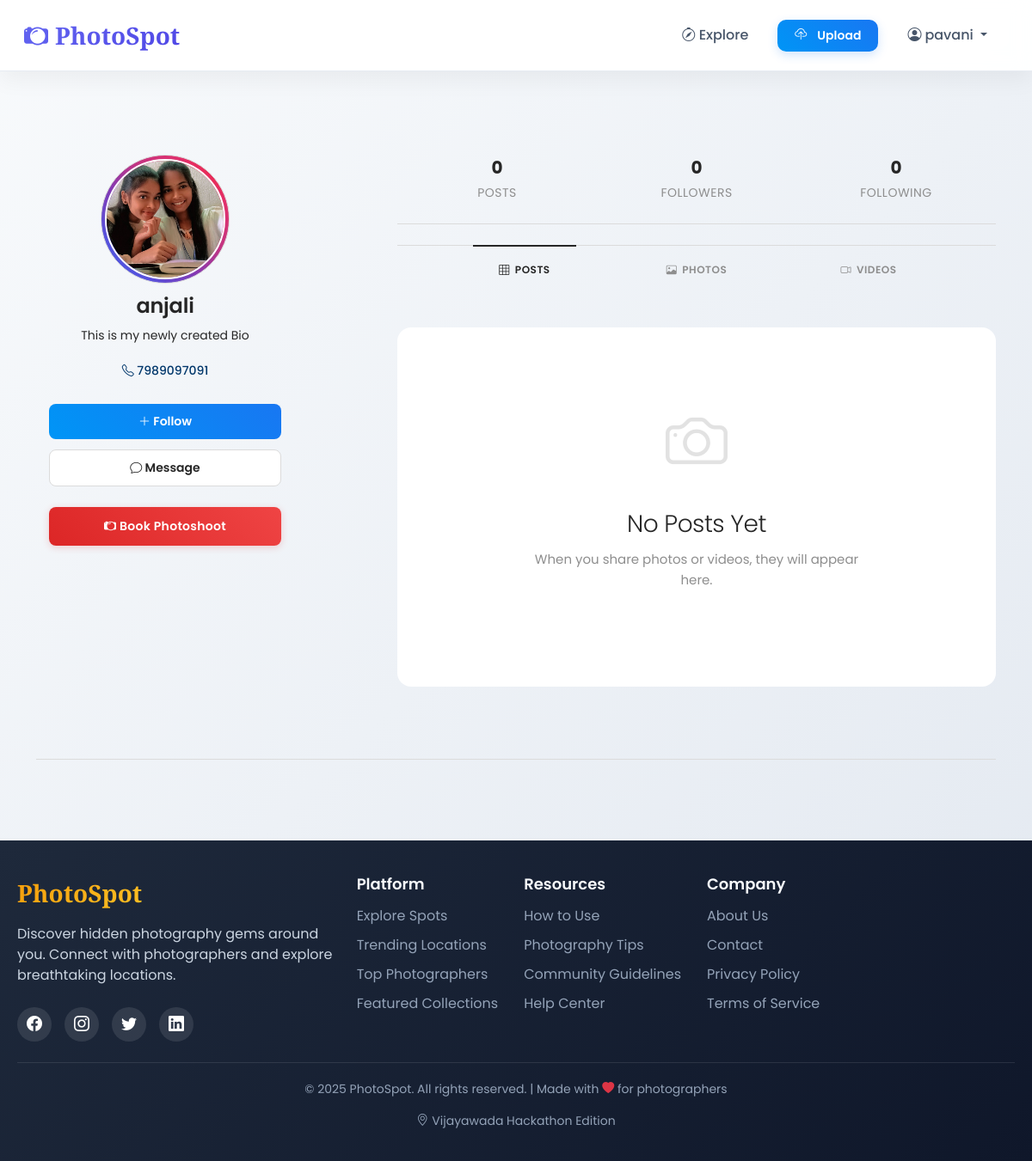
The page /profile/anjali/ (signed in) on the database its author committed.
### main/models.py (models this page shows)
class PhotographerProfile(models.Model):
    user = models.OneToOneField(User, on_delete=models.CASCADE)
    bio = models.TextField(blank=True)
    contact = models.CharField(max_length=30, blank=True)
    portfolio_link = models.URLField(blank=True)
    profile_pic = models.ImageField(upload_to='profiles/', blank=True, null=True)

### main/views.py (the view)
# urls.py: path('profile/<str:username>/', views.profile, name='profile'),
def profile(request, username):
    owner = get_object_or_404(User, username=username)
    posts = (
        owner.posts
        .select_related('location')
        .annotate(
            likes_count=Count('likes', distinct=True),
            comments_count=Count('comments', distinct=True)
        )
        .order_by('-created_at')
    )
    profile = PhotographerProfile.objects.filter(user=owner).first()
    return render(request, 'main/profile.html', {'owner': owner, 'posts': posts, 'profile': profile})

### main/templates/main/profile.html (shortened to what this page needs)
{% extends 'main/base.html' %}
{% block content %}
    <div class="profile-page" style="margin-left: -20px; padding-left: 0;"></div>
    <div class="profile-layout">
        <div class="profile-left-column">
            <div class="profile-image-container">
                <div class="profile-image-wrapper">
                    {% if profile.profile_pic %}
                        <img src="{{ profile.profile_pic.url }}" class="profile-image" alt="{{ owner.username }}'s profile picture">
                    {% else %}
                        <img src="/static/default_profile.jpg" class="profile-image" alt="Default profile picture">
                    {% endif %}
                </div>
            </div>
            <h1 class="profile-username">{{ owner.username }}</h1>
            {% if profile.bio %}
            <p class="profile-bio">{{ profile.bio }}</p>
            {% endif %}
            {% if profile.contact %}
            <div class="profile-contact">
                <a href="tel:{{ profile.contact }}">
                    <i class="bi bi-telephone"></i> {{ profile.contact }}
                </a>
            </div>
            {% endif %}
            <div class="profile-actions">
                {% if request.user == owner %}
                <a href="{% url 'edit_profile' %}" class="btn-action">
                    <i class="bi bi-pencil"></i> Edit Profile
                </a>
                {% else %}
                <button class="btn-action primary">
                    <i class="bi bi-plus-lg"></i> Follow
                </button>
                <button class="btn-action">
                    <i class="bi bi-chat"></i> Message
                </button>
                {% endif %}
                  {% if request.user != owner %}
                <button class="btn-booking" data-bs-toggle="modal" data-bs-target="#bookingModal">
                    <i class="bi bi-camera2"></i> Book Photoshoot
                </button>
                {% endif %}
            </div>
        </div>
        <div class="profile-right-column">
            <div class="profile-stats">
                <div class="stat">
                    <span class="stat-number" id="postCount">{{ posts.count }}</span>
                    <span class="stat-label">Posts</span>
                </div>
                <div class="stat">
                    <span class="stat-number">0</span>
                    <span class="stat-label">Followers</span>
                </div>
                <div class="stat">
                    <span class="stat-number">0</span>
                    <span class="stat-label">Following</span>
                </div>
            </div>
            <div class="gallery-tabs">
                <div class="tab active" data-filter="all">
                    <i class="bi bi-grid-3x3"></i> Posts
                </div>
                <div class="tab" data-filter="photo">
                    <i class="bi bi-image"></i> Photos
                </div>
                <div class="tab" data-filter="video">
                    <i class="bi bi-camera-video"></i> Videos
                </div>
            </div>
            <div class="gallery-section">
                {% if posts %}
                <div class="gallery-grid" id="galleryGrid">
                    {% for p in posts %}
                    <div class="gallery-item" data-id="{{ p.id }}"
                         data-type="{% if p.image %}photo{% elif p.video %}video{% endif %}">
                              <a href="#" class="open-post-modal"
   data-id="{{ p.id }}"
   data-type="{% if p.image %}photo{% elif p.video %}video{% endif %}"
   data-src="{% if p.image %}{{ p.image.url }}{% elif p.video %}{{ p.video.url }}{% endif %}"
   data-likes="{{ p.likes_count|default:'0' }}"
   data-comments="{{ p.comments_count|default:'0' }}"
   data-type="{% if p.image %}photo{% elif p.video %}video{% endif %}"
   data-uploader="{{ p.uploader.id }}">
    {% if p.image %}
        <img src="{{ p.image.url }}" class="gallery-media" alt="Post image">
    {% elif p.video %}
        <video class="gallery-media" muted playsinline>
            <source src="{{ p.video.url }}">
        </video>
    {% endif %}
    <div class="gallery-overlay">
        <div class="overlay-stat">
            <i class="bi bi-heart-fill"></i>
        <span class="likes-count">{{ p.likes_count|default:"0" }}</span>
        </div>
        <div class="overlay-stat">
            <i class="bi bi-chat"></i>
        <span class="comments-count">{{ p.comments_count|default:"0" }}</span>
        </div>
    </div>
</a>
                    </div>
                    {% endfor %}
                </div>
                {% else %}
                <div class="empty-gallery">
                    <div class="empty-icon"><i class="bi bi-camera"></i></div>
                    <h2 class="empty-title">No Posts Yet</h2>
                    <p class="empty-text">When you share photos or videos, they will appear here.</p>
                </div>
                {% endif %}
            </div>
        </div>
    </div>
</div>
{% endblock %}

### main/templates/main/base.html (shortened to what this page needs)
<!DOCTYPE html>
<html lang="en">
<head>
    <link href="https://cdn.jsdelivr.net/npm/bootstrap@5.3.0/dist/css/bootstrap.min.css" rel="stylesheet">
    <link rel="stylesheet" href="https://cdn.jsdelivr.net/npm/bootstrap-icons@1.10.0/font/bootstrap-icons.css">
</head>
<body>
<nav class="navbar navbar-expand-lg navbar-dark bg-dark px-3">
    <div class="container-fluid">
        <a class="navbar-brand" href="{% url 'explore' %}">
            <i class="bi bi-camera2 me-2"></i>PhotoSpot
        </a>
        <div class="collapse navbar-collapse" id="navMenu">
            <ul class="navbar-nav ms-auto align-items-center">
                {% if user.is_authenticated %}
                    <li class="nav-item">
                        <a class="nav-link" href="{% url 'explore' %}">
                            <i class="bi bi-compass me-1"></i>Explore
                        </a>
                    </li>
                    <li class="nav-item">
                        <a class="nav-link btn-upload" href="{% url 'post_create' %}">
                            <i class="bi bi-cloud-upload me-1"></i>Upload
                        </a>
                    </li>
                    <li class="nav-item dropdown">
                        <a class="nav-link dropdown-toggle" href="#" id="userDropdown" role="button"
                           data-bs-toggle="dropdown" aria-expanded="false">
                            <i class="bi bi-person-circle me-1"></i>{{ user.username|default:"Profile" }}
                        </a>
                    </li>
                {% endif %}
            </ul>
        </div>
    </div>
</nav>
    <div class="container main-container fade-in">
    {% block content %}{% endblock %}
<footer>
    <div class="footer-content">
        <div class="row">
            <div class="col-lg-4 mb-4">
                <div class="footer-brand">PhotoSpot</div>
                <p class="footer-tagline">
                    Discover hidden photography gems around you. Connect with photographers and explore breathtaking locations.
                </p>
                <div class="social-icons">
                    <a href="#" class="social-icon"><i class="bi bi-facebook"></i></a>
                    <a href="#" class="social-icon"><i class="bi bi-instagram"></i></a>
                    <a href="#" class="social-icon"><i class="bi bi-twitter"></i></a>
                    <a href="#" class="social-icon"><i class="bi bi-linkedin"></i></a>
                </div>
            </div>
            <div class="col-lg-8">
                <div class="footer-links">
                    <div class="footer-column">
                        <h5>Platform</h5>
                        <ul>
                            <li><a href="{% url 'explore' %}">Explore Spots</a></li>
                            <li><a href="#">Trending Locations</a></li>
                            <li><a href="#">Top Photographers</a></li>
                            <li><a href="#">Featured Collections</a></li>
                        </ul>
                    </div>
                    <div class="footer-column">
                        <h5>Resources</h5>
                        <ul>
                            <li><a href="#">How to Use</a></li>
                            <li><a href="#">Photography Tips</a></li>
                            <li><a href="#">Community Guidelines</a></li>
                            <li><a href="#">Help Center</a></li>
                        </ul>
                    </div>
                    <div class="footer-column">
                        <h5>Company</h5>
                        <ul>
                            <li><a href="#">About Us</a></li>
                            <li><a href="#">Contact</a></li>
                            <li><a href="#">Privacy Policy</a></li>
                            <li><a href="#">Terms of Service</a></li>
                        </ul>
                    </div>
                </div>
            </div>
        </div>
        <div class="copyright">
            <p>&copy; 2025 PhotoSpot. All rights reserved. | Made with <i class="bi bi-heart-fill text-danger"></i> for photographers</p>
            <p class="mt-2">
                <i class="bi bi-geo-alt me-1"></i>Vijayawada Hackathon Edition
            </p>
        </div>
    </div>
</footer>
</body>
</html>

### main/templates/main/base.html (style rules this page uses)
html { overflow-y: scroll; }
body { margin: 0; padding: 0; width: 100%; }
:root { --primary: #6366f1; --primary-dark: #4f46e5; --secondary: #f8fafc; --accent: #f59e0b; --dark: #1e293b; --light: #f1f5f9; --shadow: 0 10px 25px rgba(0, 0, 0, 0.05); --shadow-hover: 0 15px 30px rgba(0, 0, 0, 0.1); --radius: 16px; --transition: all 0.3s ease; }
* { margin: 0; padding: 0; box-sizing: border-box; }
body { font-family: 'Poppins', sans-serif; background: linear-gradient(135deg, #f8fafc 0%, #e2e8f0 100%); color: var(--dark); min-height: 100vh; display: flex; flex-direction: column; }
.navbar { position: fixed; top: 0; left: 0; width: 100%; z-index: 1000; background: rgba(255, 255, 255, 0.95) !important; backdrop-filter: blur(10px); border-bottom: 1px solid rgba(226, 232, 240, 0.8); padding: 15px 0; box-shadow: var(--shadow); }
.navbar-brand { font-family: 'Playfair Display', serif; font-weight: 700; font-size: 28px; background: linear-gradient(135deg, var(--primary) 0%, var(--primary-dark) 100%); -webkit-background-clip: text; -webkit-text-fill-color: transparent; transition: var(--transition); }
.nav-link { font-weight: 500; color: #475569 !important; margin: 0 8px; padding: 8px 16px !important; border-radius: 12px; transition: var(--transition); }
.btn-upload { background: linear-gradient(135deg, var(--primary) 0%, var(--primary-dark) 100%); color: white !important; border-radius: 12px; padding: 8px 20px !important; margin: 0 10px; font-weight: 600; box-shadow: 0 4px 15px rgba(99, 102, 241, 0.3); transition: var(--transition); }
.main-container { padding-top: 120px; padding-bottom: 50px; }
footer { background: linear-gradient(135deg, var(--dark) 0%, #0f172a 100%); color: white; padding: 40px 0 20px; margin-top: auto; }
.footer-content { max-width: 1200px; margin: 0 auto; padding: 0 20px; }
.footer-brand { font-family: 'Playfair Display', serif; font-size: 28px; font-weight: 700; background: linear-gradient(135deg, #f59e0b 0%, #fbbf24 100%); -webkit-background-clip: text; -webkit-text-fill-color: transparent; margin-bottom: 15px; display: inline-block; }
.footer-tagline { color: #cbd5e1; font-size: 16px; margin-bottom: 25px; max-width: 400px; }
.footer-links { display: flex; flex-wrap: wrap; gap: 30px; margin-bottom: 30px; }
.footer-column h5 { color: #f8fafc; font-size: 18px; margin-bottom: 15px; font-weight: 600; }
.footer-column ul { list-style: none; padding: 0; }
.footer-column ul li { margin-bottom: 10px; }
.footer-column ul li a { color: #94a3b8; text-decoration: none; transition: var(--transition); }
.social-icons { display: flex; gap: 15px; margin-top: 20px; }
.social-icon { width: 40px; height: 40px; background: rgba(255, 255, 255, 0.1); border-radius: 50%; display: flex; align-items: center; justify-content: center; color: white; font-size: 18px; transition: var(--transition); }
.copyright { text-align: center; padding-top: 20px; border-top: 1px solid rgba(255, 255, 255, 0.1); color: #94a3b8; font-size: 14px; }
.fade-in { animation: fadeIn 0.6s ease-out; }

### rows shown on the page
PhotographerProfile: profile_pic (picture), bio "This is my newly created Bio", contact "7989097091"

### other values the page prints
{{ user.username|default:"Profile" }} "pavani"
{{ owner.username }} "anjali"
{{ posts.count }} "0"
